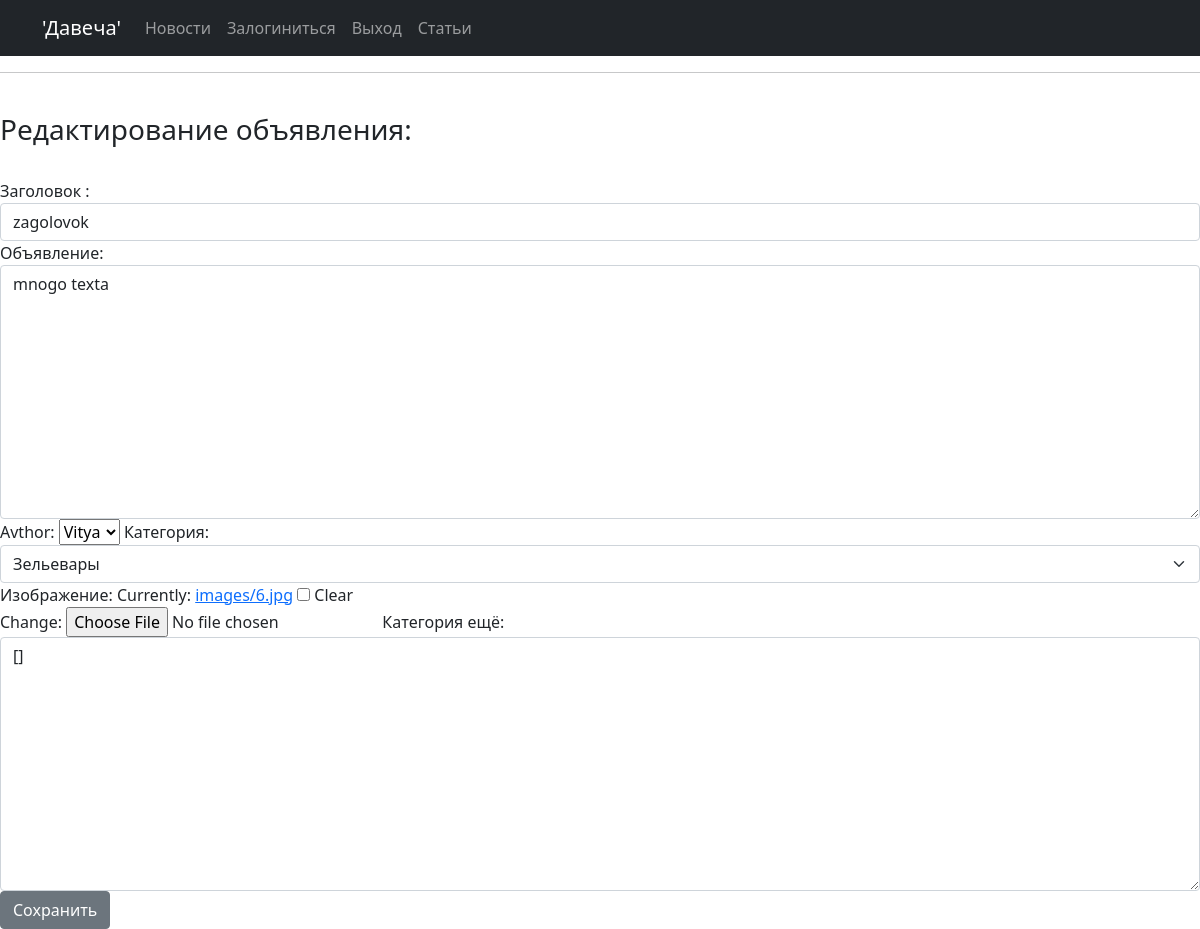
Page /edit/2 (signed in) on the committed database.
### board/models.py (models this page shows, shortened)
class Post(models.Model):
    TYPES = [
        ('TANKS', 'Танки'),
        ('HILS', 'Хилы'),
        ('DD', 'ДД'),
        ('MERCHANTS', 'Торговцы'),
        ('GUILDMASTERS', 'Гилдиамтеры'),
        ('QUESTSGIVERS', 'Квестгиверы'),
        ('BLACKSMITHS', 'Кузнецы'),
        ('TANNERS', 'Кожевники'),
        ('POTIONMAKERS', 'Зельевары'),
        ('SPELLCASTERS', 'Мастера заклинаний'),
    ]
    avthor = models.OneToOneField(User, on_delete=models.CASCADE, related_name='avthor', default="")
    categoryType = models.CharField(default='', max_length=64, choices=TYPES)
    creationDate = models.DateTimeField(auto_now_add=True)
    title = models.CharField(max_length=255, null=False)
    text = models.TextField()
    postImage = models.ImageField(upload_to='images/',default=None, null=True, blank=True)
    postFile = models.FileField(upload_to='file/', null=True, blank=True)
    category = models.ManyToManyField(Category,default='', max_length=64, through='PostCategory')

### board/views.py (the view, shortened to what this page needs)
# urls.py: path('edit/<int:pk>', EditList.as_view(), name='edit'),
class EditList(LoginRequiredMixin,UpdateView,):
    queryset = Post.objects.all()
    template_name = 'edit.html'
    form_class = PostForm
    def get_object(self, **kwargs):
        id = self.kwargs.get('pk')
        return Post.objects.get(pk=id)

### board/forms.py
class PostForm(ModelForm):
      class Meta:
            model = Post
            fields = ['title', 'text','avthor','categoryType','postImage',"category"]
            widgets = {
                'title': forms.TextInput(attrs={'class': 'form-control'}),
                'text': forms.Textarea(attrs={'class': 'form-control'}),
                'categoryType': forms.Select(choices=Post.TYPES, attrs={'class': 'form-select'}),
                'image': forms.FileInput(),
                'category': forms.Textarea(attrs={'class': 'form-control'}),
            }
            labels = {
                'title': 'Заголовок ',
                'text': 'Объявление',
                'categoryType': 'Категория',
                'postImage': 'Изображение',
                'category':'Категория ещё'
            }

### templates/edit.html (shortened to what this page needs)
{% extends 'default.html' %}
{% load static %}
{% block content %}
    <br>
    <h3>Редактирование объявления:</h3><br>
	<form method="post" enctype="multipart/form-data">
        {{ form }}
		<input class="btn btn-secondary" type="submit" value="Сохранить">
	</form>
{% endblock content %}

### rows in the picture
Post: title "zagolovok", text "mnogo texta", avthor "Vitya", categoryType "Зельевары"
